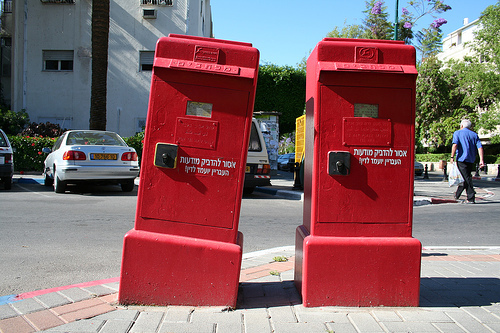
#> input picture example_image.jpeg, 500 x 333 px
$ jupyter execute bit_planes.ipynb   (shell and % lines are left out)
#> lines starting #> are read from the running program, lines starting #| are printed output that depends on the picture
[cell 1]
import numpy as np
np.random.seed(233)
import matplotlib.pyplot as plt

import cv2

## Convert between different bits

Steps to change the image to $N$ bits image:

1. Normalize the color into $(0,1)$ range, (if already, skip)
2. Multiply the color with $2^{N}-1$, then add $0.5$
3. Round the color into integer
4. (optional for python visualization) Normalize the color into $(0,1)$ range

[cell 2]
resolution = 32
x = np.linspace(0, 1, resolution)
y = np.linspace(0, 1, resolution)
X, Y = np.meshgrid(x, y, indexing='xy')
image_8bit = (1 - X) * 255
image_8bit = image_8bit.astype(np.int16)
plt.imshow(image_8bit, cmap='gray')
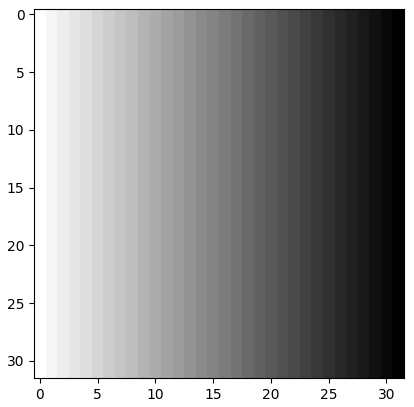
#> figure drawn by matplotlib, 1 panel

[cell 3]
# Fisrt Step
# Normalize the data
normalize_img = image_8bit / 255

# Convert to 4 bit, second step
# multiply with 2^4-1 = 15
multiply_img = normalize_img * 15

# Third step
# round to integer
image_4bit = np.floor(multiply_img)

# Optional step
# normalize back
image_4bit = image_4bit / 15

[cell 4]
plt.imshow(image_4bit, cmap='gray')

[cell 5]
def convert_to_N_bits(img, N):
    # Fisrt Step
    # Assume img is already normalized

    # Convert to 4 bit, second step
    # multiply with 2^4-1 = 15
    multiply_img = img * (2 ** N - 1) + 0.5

    # Third step
    # round to integer
    image_Nbit = np.floor(multiply_img)

    # Optional step
    # normalize back
    image_Nbit = image_Nbit / (2 ** N - 1)
    return image_Nbit

[cell 6]
fig, axs = plt.subplots(1, 8, figsize=(21, 3))

axs[0].imshow(image_8bit, cmap='gray')
axs[0].set_title(f'8-Bit image')
for i, bit in enumerate(np.arange(7, 0, -1)):
    axs[i+1].imshow(convert_to_N_bits(image_8bit / 255, bit),
                  cmap='gray', vmin=0, vmax=1)
    axs[i+1].set_title(f'{bit}-Bit image')
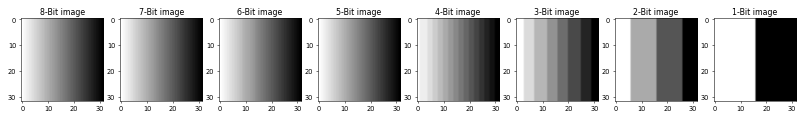
#> figure drawn by matplotlib, 8 panels

## Convert the color values into binary bit values

[cell 7]
# binary_repr function
np.binary_repr(12, width=8)

[cell 8]
# convert the following array into 8-bit bits values
int_array = np.array([11, 111, 255])

[cell 9]
# initialize a zero array with the same shape,
# with one additional bit shape
bit_array = np.zeros(list(int_array.shape) + [8])
bit_array.shape

[cell 10]
# iterate through the whole array
for i in range(int_array.shape[0]):
    binary = np.binary_repr(int_array[i], width=8)
    for bit_i, bit in enumerate(binary):
        bit_array[i, bit_i] = int(bit)
bit_array

## Get the Bit plane

[cell 11]
plt.imshow(image_8bit, cmap='gray')

[cell 12]
image_8bit.shape

[cell 13]
# initialize a zero array with the same shape,
# with one additional bit shape
bit_image = np.zeros(list(image_8bit.shape) + [8])
bit_image.shape

[cell 14]
# iterate through the whole image
for row in range(image_8bit.shape[0]):
    for col in range(image_8bit.shape[1]):
        binary = np.binary_repr(image_8bit[row, col], width=8)
        for bit_i, bit in enumerate(binary):
            bit_image[row, col, bit_i] = int(bit)

[cell 15]
fig, axs = plt.subplots(2, 5, figsize=(15, 6))
axs[0,0].imshow(image_8bit, cmap='gray')
axs[1,0].axis('off')

for bit in range(8):
    axs[bit // 4, 1 + bit % 4].imshow(bit_image[...,bit], cmap='gray')
    axs[bit // 4, 1 + bit % 4].set_title(f'Bit plane {7 - bit}')
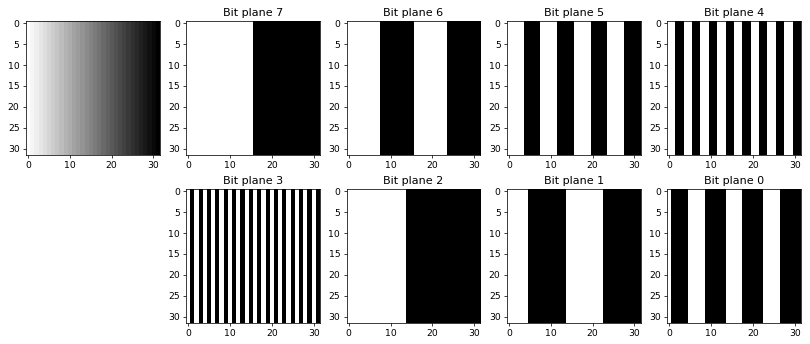
#> figure drawn by matplotlib, 9 panels

## Image example

[cell 16]
img = cv2.imread('example_image.jpeg')
#> img is the input picture: shape (333, 500, 3); mean B, G, R 104.4, 101.1, 136.3
img = cv2.cvtColor(img, cv2.COLOR_BGR2GRAY)
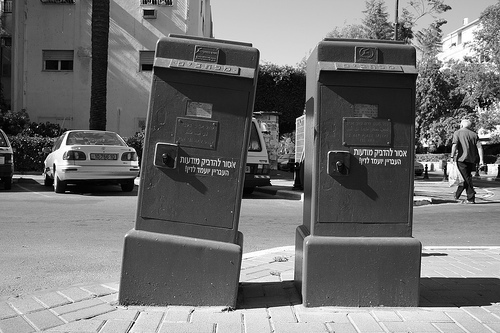
#> img: shape (333, 500); min 0, max 255, mean 112
plt.imshow(img, cmap='gray'), img.shape

[cell 17]
# initialize a zero array with the same shape,
# with one additional bit shape
bit_image = np.zeros(list(img.shape) + [8])
bit_image.shape
#> Out = (333, 500, 8)

[cell 18]
# iterate through the whole image
for row in range(img.shape[0]):
    for col in range(img.shape[1]):
        binary = np.binary_repr(img[row, col], width=8)
        for bit_i, bit in enumerate(binary):
            bit_image[row, col, bit_i] = int(bit)

[cell 19]
fig, axs = plt.subplots(4, 3, figsize=(8, 8))
axs[0,0].imshow(img, cmap='gray')
axs[0,0].axis('off')
axs[1,0].axis('off')
axs[2,0].axis('off')
axs[3,0].axis('off')
axs[3,2].axis('off')

for bit in range(8):
    axs[bit // 2, 1 + bit % 2].imshow(bit_image[...,bit], cmap='gray')
    axs[bit // 2, 1 + bit % 2].set_title(f'Bit plane {7 - bit}')
    axs[bit // 2, 1 + bit % 2].axis('off')
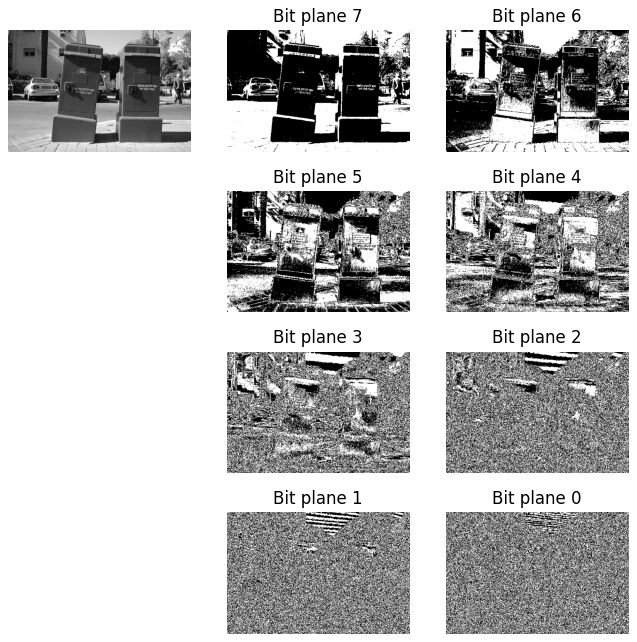
#> figure drawn by matplotlib, 9 panels
